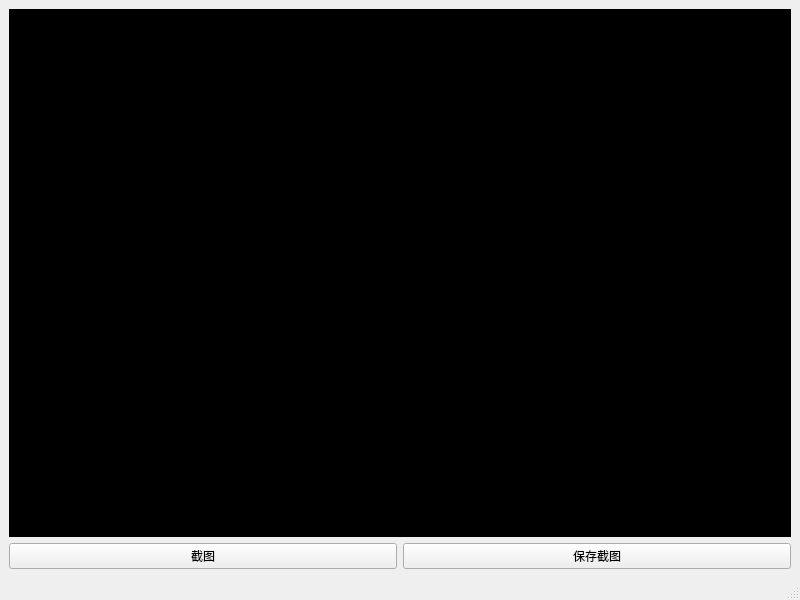
<?xml version="1.0" encoding="UTF-8"?>
<ui version="4.0">
 <class>MainWindow</class>
 <widget class="QMainWindow" name="MainWindow">
  <property name="geometry">
   <rect>
    <x>0</x>
    <y>0</y>
    <width>800</width>
    <height>600</height>
   </rect>
  </property>
  <property name="windowTitle">
   <string>MainWindow</string>
  </property>
  <widget class="QWidget" name="centralwidget">
   <layout class="QVBoxLayout" name="verticalLayout" stretch="1,0">
    <item>
     <widget class="QLabel" name="label">
      <property name="styleSheet">
       <string notr="true">background-color:rgb(0, 0, 0)</string>
      </property>
      <property name="text">
       <string/>
      </property>
     </widget>
    </item>
    <item>
     <layout class="QHBoxLayout" name="horizontalLayout">
      <item>
       <widget class="QPushButton" name="pushButton">
        <property name="text">
         <string>截图</string>
        </property>
       </widget>
      </item>
      <item>
       <widget class="QPushButton" name="pushButton_2">
        <property name="text">
         <string>保存截图</string>
        </property>
       </widget>
      </item>
     </layout>
    </item>
   </layout>
  </widget>
  <widget class="QMenuBar" name="menubar">
   <property name="geometry">
    <rect>
     <x>0</x>
     <y>0</y>
     <width>800</width>
     <height>26</height>
    </rect>
   </property>
  </widget>
  <widget class="QStatusBar" name="statusbar"/>
 </widget>
 <resources/>
 <connections/>
</ui>
